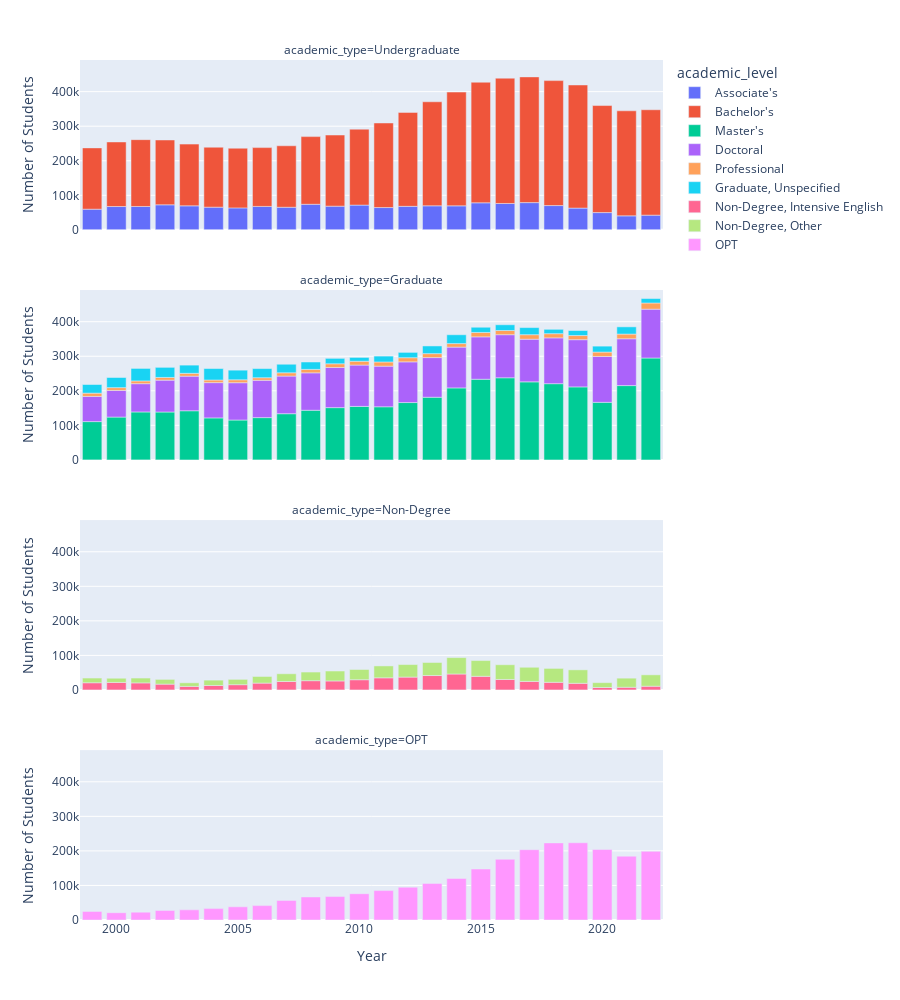

Notebook code for this chart:
### Markdown cell above
# How has the academic level been distributed across academic types over time?

### Code cell
fig2b = px.bar(academic_detail, x='year', y='students', color='academic_level',
             facet_col='academic_type', facet_col_wrap=1,
             labels={'students': 'Number of Students'},
             height=1000)

# Aggiorna il layout per migliorare la visualizzazione
fig2b.update_layout(xaxis_title='Year', yaxis_title='Number of Students')

# Mostra il grafico
fig2b.show()

### Figure 1 — Plotly figure (JSON) as saved in the notebook; plotly's stock layout.template omitted (floating-point values rounded to 4 significant figures)
{"data": [{"alignmentgroup": "True", "hovertemplate": "academic_level=Associate's<br>academic_type=Undergraduate<br>year=%{x}<br>Number of Students=%{y}<extra></extra>", "legendgroup": "Associate's", "marker": {"color": "#636efa", "pattern": {"shape": ""}}, "name": "Associate's", "offsetgroup": "Associate's", "orientation": "v", "showlegend": true, "textposition": "auto", "type": "bar", "x": [1999, 2000, 2001, 2002, 2003, 2004, 2005, 2006, 2007, 2008, 2009, 2010, 2011, 2012, 2013, 2014, 2015, 2016, 2017, 2018, 2019, 2020, 2021, 2022], "xaxis": "x4", "y": [59830, 67493, 67667, 72494, 69541, 65667, 63598, 67855, 65378, 74048, 68562, 71586, 64516, 68050, 69580, 69523, 78297, 76353, 78819, 70286, 62950, 49949, 40512, 42547], "yaxis": "y4"}, {"alignmentgroup": "True", "hovertemplate": "academic_level=Bachelor's<br>academic_type=Undergraduate<br>year=%{x}<br>Number of Students=%{y}<extra></extra>", "legendgroup": "Bachelor's", "marker": {"color": "#EF553B", "pattern": {"shape": ""}}, "name": "Bachelor's", "offsetgroup": "Bachelor's", "orientation": "v", "showlegend": true, "textposition": "auto", "type": "bar", "x": [1999, 2000, 2001, 2002, 2003, 2004, 2005, 2006, 2007, 2008, 2009, 2010, 2011, 2012, 2013, 2014, 2015, 2016, 2017, 2018, 2019, 2020, 2021, 2022], "xaxis": "x4", "y": [177381, 186936, 193411, 187609, 178659, 173545, 172744, 170195, 177982, 195826, 205869, 219853, 244826, 271943, 301144, 329301, 349016, 362666, 363927, 361644, 356371, 309838, 304020, 305055], "yaxis": "y4"}, {"alignmentgroup": "True", "hovertemplate": "academic_level=Master's<br>academic_type=Graduate<br>year=%{x}<br>Number of Students=%{y}<extra></extra>", "legendgroup": "Master's", "marker": {"color": "#00cc96", "pattern": {"shape": ""}}, "name": "Master's", "offsetgroup": "Master's", "orientation": "v", "showlegend": true, "textposition": "auto", "type": "bar", "x": [1999, 2000, 2001, 2002, 2003, 2004, 2005, 2006, 2007, 2008, 2009, 2010, 2011, 2012, 2013, 2014, 2015, 2016, 2017, 2018, 2019, 2020, 2021, 2022], "xaxis": "x3", "y": [110857, 123920, 138791, 138634, 142271, 121523, 115434, 122385, 133698, 143709, 151252, 154854, 153735, 165978, 181371, 208355, 233463, 237679, 225883, 220622, 211283, 166636, 215076, 294923], "yaxis": "y3"}, {"alignmentgroup": "True", "hovertemplate": "academic_level=Doctoral<br>academic_type=Graduate<br>year=%{x}<br>Number of Students=%{y}<extra></extra>", "legendgroup": "Doctoral", "marker": {"color": "#ab63fa", "pattern": {"shape": ""}}, "name": "Doctoral", "offsetgroup": "Doctoral", "orientation": "v", "showlegend": true, "textposition": "auto", "type": "bar", "x": [1999, 2000, 2001, 2002, 2003, 2004, 2005, 2006, 2007, 2008, 2009, 2010, 2011, 2012, 2013, 2014, 2015, 2016, 2017, 2018, 2019, 2020, 2021, 2022], "xaxis": "x3", "y": [72928, 77211, 81824, 92203, 100092, 102084, 107993, 108033, 108976, 108290, 116254, 119641, 117564, 117779, 114790, 118104, 122655, 124705, 123500, 132581, 136678, 132703, 135530, 141301], "yaxis": "y3"}, {"alignmentgroup": "True", "hovertemplate": "academic_level=Professional<br>academic_type=Graduate<br>year=%{x}<br>Number of Students=%{y}<extra></extra>", "legendgroup": "Professional", "marker": {"color": "#FFA15A", "pattern": {"shape": ""}}, "name": "Professional", "offsetgroup": "Professional", "orientation": "v", "showlegend": true, "textposition": "auto", "type": "bar", "x": [1999, 2000, 2001, 2002, 2003, 2004, 2005, 2006, 2007, 2008, 2009, 2010, 2011, 2012, 2013, 2014, 2015, 2016, 2017, 2018, 2019, 2020, 2021, 2022], "xaxis": "x3", "y": [9475, 8005, 7948, 7796, 8212, 7675, 8463, 7415, 9472, 9980, 10695, 11054, 12154, 12018, 11382, 10218, 12742, 12138, 13020, 12132, 12014, 12776, 13582, 17926], "yaxis": "y3"}, {"alignmentgroup": "True", "hovertemplate": "academic_level=Graduate, Unspecified<br>academic_type=Graduate<br>year=%{x}<br>Number of Students=%{y}<extra></extra>", "legendgroup": "Graduate, Unspecified", "marker": {"color": "#19d3f3", "pattern": {"shape": ""}}, "name": "Graduate, Unspecified", "offsetgroup": "Graduate, Unspecified", "orientation": "v", "showlegend": true, "textposition": "auto", "type": "bar", "x": [1999, 2000, 2001, 2002, 2003, 2004, 2005, 2006, 2007, 2008, 2009, 2010, 2011, 2012, 2013, 2014, 2015, 2016, 2017, 2018, 2019, 2020, 2021, 2022], "xaxis": "x3", "y": [24959, 29361, 36185, 29243, 23735, 33128, 27827, 26455, 24696, 21350, 15684, 11025, 16977, 15429, 22311, 25551, 15075, 16602, 20550, 12608, 14460, 17157, 20909, 12877], "yaxis": "y3"}, {"alignmentgroup": "True", "hovertemplate": "academic_level=Non-Degree, Intensive English<br>academic_type=Non-Degree<br>year=%{x}<br>Number of Students=%{y}<extra></extra>", "legendgroup": "Non-Degree, Intensive English", "marker": {"color": "#FF6692", "pattern": {"shape": ""}}, "name": "Non-Degree, Intensive English", "offsetgroup": "Non-Degree, Intensive English", "orientation": "v", "showlegend": true, "textposition": "auto", "type": "bar", "x": [1999, 2000, 2001, 2002, 2003, 2004, 2005, 2006, 2007, 2008, 2009, 2010, 2011, 2012, 2013, 2014, 2015, 2016, 2017, 2018, 2019, 2020, 2021, 2022], "xaxis": "x2", "y": [20852, 21716, 20410, 16856, 10224, 12896, 15217, 19819, 24468, 26800, 26059, 29603, 35108, 37213, 41723, 46170, 39444, 30331, 24651, 22126, 19227, 7093, 7737, 10801], "yaxis": "y2"}, {"alignmentgroup": "True", "hovertemplate": "academic_level=Non-Degree, Other<br>academic_type=Non-Degree<br>year=%{x}<br>Number of Students=%{y}<extra></extra>", "legendgroup": "Non-Degree, Other", "marker": {"color": "#B6E880", "pattern": {"shape": ""}}, "name": "Non-Degree, Other", "offsetgroup": "Non-Degree, Other", "orientation": "v", "showlegend": true, "textposition": "auto", "type": "bar", "x": [1999, 2000, 2001, 2002, 2003, 2004, 2005, 2006, 2007, 2008, 2009, 2010, 2011, 2012, 2013, 2014, 2015, 2016, 2017, 2018, 2019, 2020, 2021, 2022], "xaxis": "x2", "y": [13584, 12168, 14013, 13695, 10435, 15522, 15394, 19167, 22369, 25012, 28744, 29630, 34458, 36315, 37754, 47417, 45649, 42653, 40980, 40215, 38974, 14058, 26394, 32965], "yaxis": "y2"}, {"alignmentgroup": "True", "hovertemplate": "academic_level=OPT<br>academic_type=OPT<br>year=%{x}<br>Number of Students=%{y}<extra></extra>", "legendgroup": "OPT", "marker": {"color": "#FF97FF", "pattern": {"shape": ""}}, "name": "OPT", "offsetgroup": "OPT", "orientation": "v", "showlegend": true, "textposition": "auto", "type": "bar", "x": [1999, 2000, 2001, 2002, 2003, 2004, 2005, 2006, 2007, 2008, 2009, 2010, 2011, 2012, 2013, 2014, 2015, 2016, 2017, 2018, 2019, 2020, 2021, 2022], "xaxis": "x", "y": [24857, 21058, 22745, 27793, 29340, 32999, 38096, 41660, 56766, 66601, 67804, 76031, 85157, 94919, 105997, 120287, 147498, 175695, 203462, 223085, 223539, 203885, 184759, 198793], "yaxis": "y"}], "layout": {"annotations": [{"font": {}, "showarrow": false, "text": "academic_type=OPT", "x": 0.5, "xanchor": "center", "xref": "paper", "y": 0.1975, "yanchor": "bottom", "yref": "paper"}, {"font": {}, "showarrow": false, "text": "academic_type=Non-Degree", "x": 0.5, "xanchor": "center", "xref": "paper", "y": 0.465, "yanchor": "bottom", "yref": "paper"}, {"font": {}, "showarrow": false, "text": "academic_type=Graduate", "x": 0.5, "xanchor": "center", "xref": "paper", "y": 0.7325, "yanchor": "bottom", "yref": "paper"}, {"font": {}, "showarrow": false, "text": "academic_type=Undergraduate", "x": 0.5, "xanchor": "center", "xref": "paper", "y": 1, "yanchor": "bottom", "yref": "paper"}], "barmode": "relative", "height": 1000, "legend": {"title": {"text": "academic_level"}, "tracegroupgap": 0}, "margin": {"t": 60}, "xaxis": {"anchor": "y", "domain": [0, 1], "title": {"text": "Year"}}, "xaxis2": {"anchor": "y2", "domain": [0, 1], "matches": "x", "showticklabels": false}, "xaxis3": {"anchor": "y3", "domain": [0, 1], "matches": "x", "showticklabels": false}, "xaxis4": {"anchor": "y4", "domain": [0, 1], "matches": "x", "showticklabels": false}, "yaxis": {"anchor": "x", "domain": [0, 0.1975], "title": {"text": "Number of Students"}}, "yaxis2": {"anchor": "x2", "domain": [0.2675, 0.465], "matches": "y", "title": {"text": "Number of Students"}}, "yaxis3": {"anchor": "x3", "domain": [0.535, 0.7325], "matches": "y", "title": {"text": "Number of Students"}}, "yaxis4": {"anchor": "x4", "domain": [0.8025, 1], "matches": "y", "title": {"text": "Number of Students"}}}}
